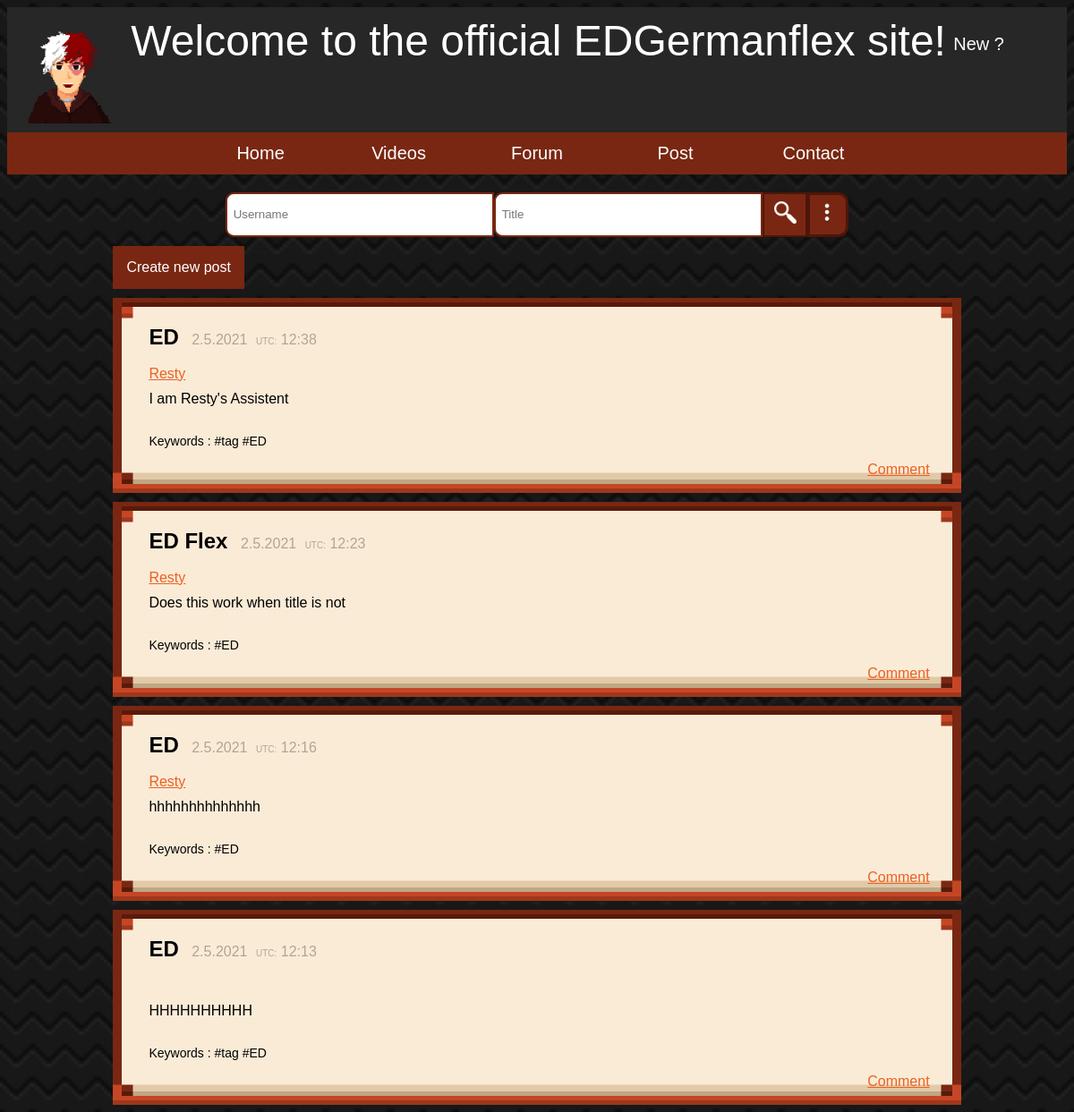
Screenshot of /team/nick/forum/ with the database file from the repository.
### team/models.py (models this page shows, shortened)
class forum(models.Model):
    user = models.CharField(max_length=255, default=' ')
    title = models.CharField(max_length=100, unique=False, blank=False, default='')
    message = models.CharField(max_length=255)
    tags = models.CharField(max_length=255)
    created_at = models.DateTimeField(auto_now_add=True)
    like = models.ManyToManyField(User, related_name='like', blank=True)
    dislike = models.ManyToManyField(User, related_name='dislike', blank=True)

### team/views.py (the view)
# urls.py: path('team/nick/forum/', views.forum_view, name='forums'),
def forum_view(request):
    data = forum.objects.all().order_by('-created_at')
    form = addforum()
    likeobj = forum.objects.annotate(like_count=Count('like')).order_by('-like_count')[:3]
    if request.method == 'POST':
        form = addforum(request.POST)
        if form.is_valid():
            instance = form.save(commit=False)
            instance.user = request.user.username
            instance.save()
    return render(request, 'nick/forum.html', {'message': data, 'form': form, 'likeobj': likeobj})

### team/forms.py
class addforum(forms.ModelForm):
    class Meta:
        model = forum
        fields = ['title', 'message', 'tags']
        widgets = {
            'title': forms.TextInput(attrs={'id': 'createTopic'}),
            'message': forms.Textarea(attrs={'id': 'createDesc'}),
            'tags': forms.TextInput(attrs={'id': 'keywords'})
        }

### team/templatetags/hashtag.py (called while the page is built)
@register.simple_tag()
def check(tags):
    try:
        tag = tags.split(' ')
        new_tag = ' '
        for singletag in tag:
            if singletag.startswith('#'):
                new_tag = f'{new_tag} {singletag}'
            else:
                new_tag = f'{new_tag} #{singletag}'
        return new_tag
    except:
        if tags.startswith('#'):
            return (tags)
        else:
            x = f'#{tags}'
            return x

### templates/nick/forum.html (shortened to what this page needs)
{% load static %}
{% load hashtag %}
<!DOCTYPE html>
<html lang="en">
    <head>
        <link rel="stylesheet" href={% static 'css/nick/holy-cascade.css' %}>
    </head>
    <body>
    {% include 'nick/top-banner.html' %}
    <form action="/team/nick/forum/searchworker/" method="get">
        <div id="search">
            <input  type="search" name="user" id="searchBar" placeholder="Username">
            <input type="search" name="title" id="searchBar" placeholder="Title">
            <button id="searchButton"><img src={% static 'img/nick/search.png' %} style="width: 25px; height: 25px;"> </button>
            <div id='filter' onclick='filterSearch()'><img src={% static 'img/nick/3dots.png' %} style="width: 40px; height: 40px;"></div>
        </div>
    </form>
            <button onclick="location.href='/team/nick/forum/create';" id='buttonNewPost'>Create new post</button>
            {% for data in message %}
                <div class="post" id="{{ data.user }}={{ data.title }}">
                <label style="font-size: 24px; padding: 10px; color: rgb(0,0,0);"><b>{{ data.title }}</b></label>
                <label id='date' style="color: rgb(179, 163, 149);">{{ data.created_at.day }}.{{ data.created_at.month }}.{{ data.created_at.year }}</label>
                <label style="font-size: 10px;color: rgb(179, 163, 149); padding-left: 5px;">UTC:</label>
                <label id='time' style="color: rgb(179, 163, 149);">{{ data.created_at.hour}}:{{ data.created_at.minute }}</label><br><br>
                <a id="notwhite" href='/team/nick/forum/profile?user={{ data.user }}' style="float: none; padding: 10px;">{{ data.user }}</a>
                <span>{{ data.message }}</span>
                <span id="tags">Keywords :  {% check data.tags %}</span>
                <div style="padding-right: 20px; padding: 5px;"><a id="notwhite" href="/team/nick/forum/message/?user={{ data.user }}&title={{ data.title }}">Comment</a></div>
                </div>
            {% endfor %}
    </body>
</html>

### team/static/css/nick/holy-cascade.css (style rules this page uses)
a#notwhite { color:rgb(235, 97, 33); }
#filter { background-color: rgb(121, 39, 18); border: none; border:rgb(77, 22, 8) solid; border-width: .2em; border-radius: 0 .7em .7em 0; }
#buttonNewPost { background-color: rgb(121, 39, 18); border: none; padding: 15px; margin-top: 10px; margin-left: 10%; font-size: 16px; text-decoration: none; color: white; cursor: pointer; }
body { background-image: url("../../img/nick/patterndark.png"); background-size: 2000px; background-repeat: inherit; font-family: 'Gill Sans', 'Gill Sans MT', Calibri, 'Trebuchet MS', sans-serif; }
span { display: block; word-wrap: break-word; font-size: 16px; padding: 10px; }
a { float: right; color: rgb(121, 39, 18); }
#search { display: flex; justify-content: center; margin-top: 20px; }
#searchBar { border:rgb(121, 39, 18) solid; border-width: .2em; border-radius: .7em 0 0 .7em; padding: .2em .2em .2em .5em; width: 300px; height: 50px; }
#searchButton { border:rgb(77, 22, 8) solid; border-width: .2em; background-color: rgb(121, 39, 18); color:white; font-weight:bold; padding-bottom: .2em; width: 50px; }
.post { background-color:#faebd7; border: 30px solid transparent; border-image: url('../../img/nick/darkthiccborder.png') 20% round; margin-left: 10%; margin-right: 10%; margin-top: 10px; width: auto; height: max-content; }
#tags { margin-top: 10px; font-size: 14px; }

### rows the page displays
forum: title "ED", created_at.day "2", created_at.month "5", created_at.year "2021", created_at.hour "12", created_at.minute "38", user "Resty", message "I am Resty's Assistent", tags "#tag #ED"
forum: title "ED Flex", created_at.day "2", created_at.month "5", created_at.year "2021", created_at.hour "12", created_at.minute "23", user "Resty", message "Does this work when title is not", tags "#ED"
forum: title "ED", created_at.day "2", created_at.month "5", created_at.year "2021", created_at.hour "12", created_at.minute "16", user "Resty", message "hhhhhhhhhhhhhh", tags "#ED"
forum: title "ED", created_at.day "2", created_at.month "5", created_at.year "2021", created_at.hour "12", created_at.minute "13", message "HHHHHHHHHH", tags "#tag #ED"
